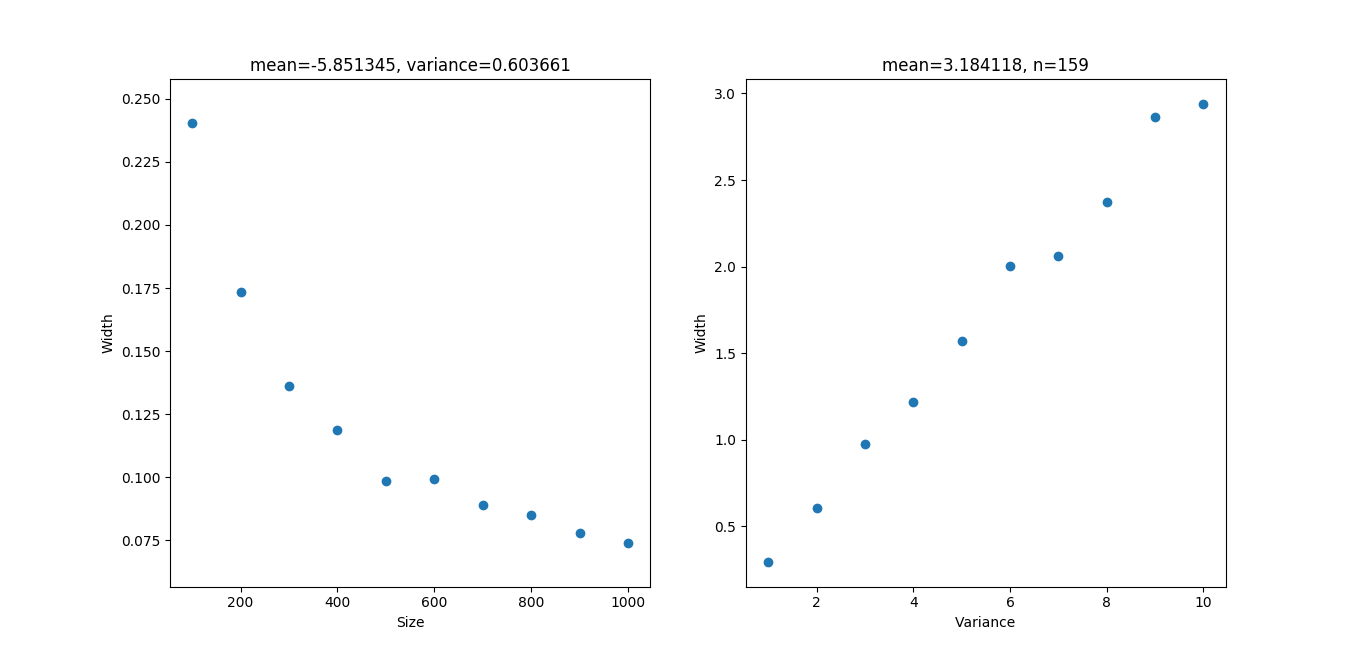

Python code for this plot:
#!/usr/bin/python
import numpy as np
import matplotlib.pyplot as plt
from scipy.stats import t


def conf_interval(sample, level):
    mean, std = np.mean(sample), np.std(sample)
    n = len(sample)
    # percentile of Student's t-distribution
    tp = t.ppf((1 + level) / 2, n - 1)
    offset = std * tp / (n - 1)**.5
    return mean - offset, mean + offset

if __name__ == '__main__':
    plt.figure(1)
    plt.subplot(121)

    # a)
    loc = np.random.uniform(-10, 10)
    scale = np.random.uniform(0, 2)
    print('Generating 95% confidence intervals for mean={}, variance={} and '
          'n from 100 to 1000'.format(loc, scale))
    plot_data = []
    for n in range(100, 1001, 100):
        l, r = conf_interval(np.random.normal(loc, scale, size=n), 0.95)
        print('n: {}, interval: ({}, {}), width: {}'.format(n, l, r, r - l))
        plot_data.append((n, r - l))
    plt.scatter(*zip(*plot_data))
    plt.xlabel('Size')
    plt.ylabel('Width')
    plt.title('mean={:f}, variance={:f}'.format(loc, scale))

    print()
    plt.subplot(122)

    # b)
    loc = np.random.uniform(-10, 10)
    n = np.random.randint(100, 201)
    print('Generating 95% confidence intervals for mean={}, n={} and '
          'variance from 10 to 1'.format(loc, n))
    plot_data = []
    for scale in range(10, 0, -1):
        l, r = conf_interval(np.random.normal(loc, scale, size=n), 0.95)
        print('variance {}, interval: ({}, {}), width: {}'
              .format(scale, l, r, r - l))
        plot_data.append((scale, r - l))
    plt.scatter(*zip(*plot_data))
    plt.xlabel('Variance')
    plt.ylabel('Width')
    plt.title('mean={:f}, n={}'.format(loc, n))

    plt.show()
